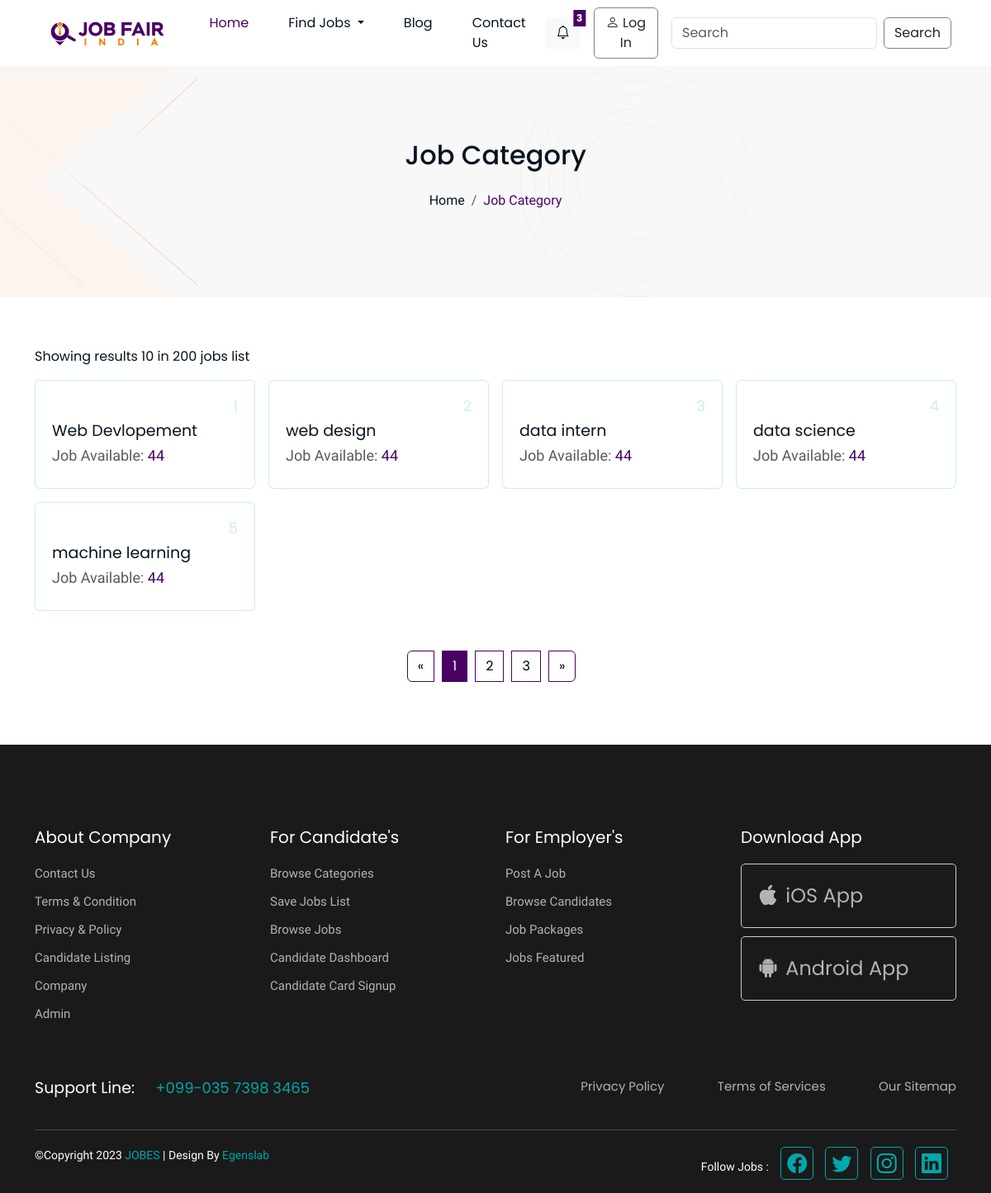
The app's page /job-category.php with its own data.
### tables this page shows
CREATE TABLE `category` (
  `category_id` int(100) NOT NULL,
  `category` varchar(250) NOT NULL
);

### job-category.php (the view, shortened to what this page needs)
<?php
require('connection.php');
?>
<!DOCTYPE html>
<html lang="en">
<head>
    <link href="https://cdn.jsdelivr.net/npm/bootstrap@5.3.0/dist/css/bootstrap.min.css" rel="stylesheet">
    <link rel="stylesheet" href="https://cdn.jsdelivr.net/npm/bootstrap-icons@1.10.2/font/bootstrap-icons.css">
    <link rel="stylesheet" href="assets/css/custom.css">
    <link rel="stylesheet" href="assets/css/job-category.css">
</head>
<body>
    <?php include './navbar.php'; ?>
    <div class="breadcrumb-section">
        <div class="container">
            <h2 class="title">Job Category</h2>
            <nav aria-label="breadcrumb" class="text-center mt-3">
                <ol class="breadcrumb">
                    <li class="breadcrumb-item"><a href="#">Home</a></li>
                    <li class="breadcrumb-item active" aria-current="page">Job Category</li>
                </ol>
            </nav>
        </div>
    </div>
    <section class="paddingTB60 job-category">
        <div class="container">
            <div class="row g-3">
                <div class="col-12 d-flex justify-content-between align-items-center">
                    <div class="results-text">Showing results 10 in 200 jobs list</div>
                </div>
                <?php
                $result = $con->query("SELECT category, category_id FROM category");
                if ($result->num_rows > 0) {
                    while ($row = $result->fetch_assoc()) {
                        echo '<div class="col-md-3">
                <div class="card">
                <a href="job-listing.php?category_id=' . $row['category'] . '">
                <h5 class="job-category-count">' . $row['category_id'] . '</h5>
                <h2 class="job-category-title">' . $row['category'] . '</h2>
                <h2 class="job-category-text">Job Available: <span>44</span></h2>
            </a>
                </div>
              </div>';
                    }
                } else {
                    echo "No categories found";
                }
                ?>
                <div class="col-12 d-flex justify-content-center mt-5">
                    <nav aria-label="Page navigation example">
                        <ul class="pagination">
                            <li class="page-item">
                                <a class="page-link" href="#" aria-label="Previous">
                                    <span aria-hidden="true">&laquo;</span>
                                </a>
                            </li>
                            <li class="page-item active"><a class="page-link" href="#">1</a></li>
                            <li class="page-item"><a class="page-link" href="#">2</a></li>
                            <li class="page-item"><a class="page-link" href="#">3</a></li>
                            <li class="page-item">
                                <a class="page-link" href="#" aria-label="Next">
                                    <span aria-hidden="true">&raquo;</span>
                                </a>
                            </li>
                        </ul>
                    </nav>
                </div>
            </div>
        </div>
    </section>
    <?php include './footer.php'; ?>
</body>
</html>

### assets/css/custom.css (style rules this page uses)
:root { --primary: #4A0063; }
a { text-decoration: none; }
body { font-size: 16px; font-family: 'Poppins', sans-serif; font-weight: normal; color: rgb(6, 20, 33); color: rgba(6, 20, 33, 1); }
.paddingTB60 { padding-top: 60px; padding-bottom: 60px; }
.breadcrumb-section { background-image: url('../images/home/bg-cover.png') }
.breadcrumb-section .container { height: 280px; display: flex; flex-direction: column; justify-content: center; align-items: center; }
.breadcrumb-section .breadcrumb-item a { font-family: 'Work Sans', sans-serif; font-weight: 400; font-size: 16px; color: #061421; text-decoration: none; }
.breadcrumb-section .breadcrumb-item.active { font-family: 'Work Sans', sans-serif; font-weight: 400; font-size: 16px; color: var(--primary); }

### assets/css/job-category.css (style rules this page uses)
.job-category .card { border: 1px solid rgba(0, 167, 172, 0.2); padding: 20px; }
.job-category .job-category-count { text-align: right; font-weight: 400; font-size: 18px; color: rgba(0, 167, 172, 0.2); }
.job-category .job-category-title { font-weight: 400; font-size: 19px; color: #061421; }
.job-category .job-category-text { font-family: 'Work Sans', sans-serif; font-weight: 400; font-size: 18px; color: #595959; }
.job-category .job-category-text span { color: var(--primary); }
.job-category .pagination .page-item { margin-right: 10px; }
.job-category .pagination .page-item.active .page-link { background-color: var(--primary); border-color: var(--primary); color:#fff; }
.job-category .pagination .page-item .page-link { color: #000; border-color: var(--primary); }

### records on screen
category: category_id "1", category "Web Devlopement"
category: category_id "2", category "web design"
category: category_id "3", category "data intern"
category: category_id "4", category "data science"
category: category_id "5", category "machine learning"
